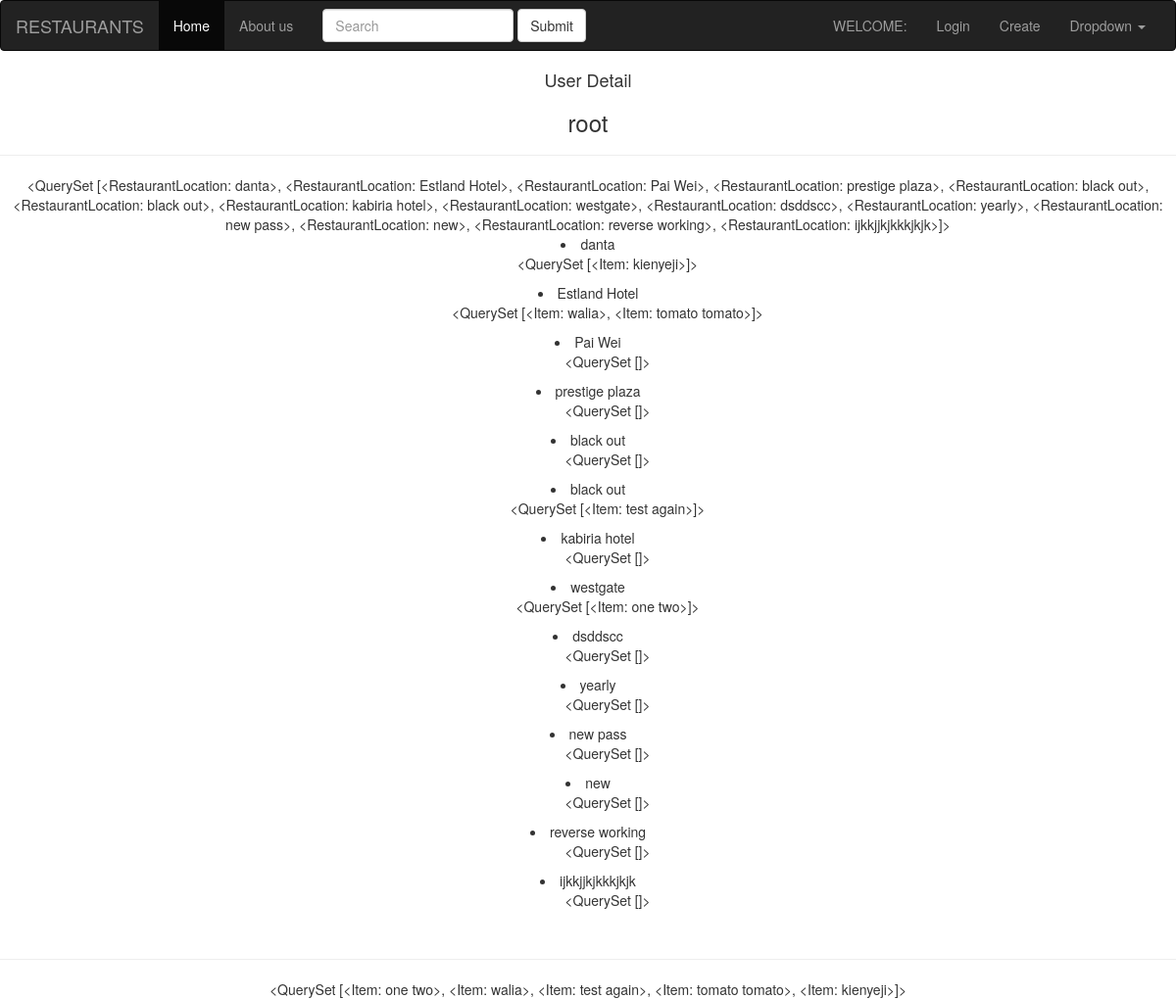
/u/root/, run on the app's committed database.
### accounts/models.py (models this page shows, shortened)
class User(AbstractBaseUser):
    email     =     models.EmailField(max_length=255,unique=True)
    full_name =     models.CharField(max_length=255)
    active    =     models.BooleanField(default=True) # can login or not
    staff     =     models.BooleanField(default=False) # staff user non super user
    admin     =     models.BooleanField(default=False) #super user
    timestamp =     models.DateTimeField(auto_now_add=True)
    USERNAME_FIELD = 'email'
    REQUIRED_FIELDS = ['full_name']
    objects = UserManager()
    USERNAME_FIELD = 'email'

### restaurants/models.py (models this page shows, shortened)
class RestaurantLocation(models.Model):
    owner     =      models.ForeignKey(User)
    name      =      models.CharField(max_length=120)
    location  =      models.CharField(max_length=120,blank=True, null=True)
    category  =      models.CharField(max_length=120,blank=False, null=True)
    timestamp =      models.DateTimeField(auto_now_add=True)  #when it was created/ added
    updated   =      models.DateTimeField(auto_now=True) #when it was updated/changed
    slug      =      models.SlugField(unique=True,blank=True, null=True)
    def __str__(self):
        return self.name
    @property
    def title(self):
        return self.name

### menus/models.py (models this page shows, shortened)
class Item(models.Model):
    user        = models.ForeignKey(settings.AUTH_USER_MODEL)
    restaurant  = models.ForeignKey(RestaurantLocation)
    name        = models.CharField(max_length=300)
    contents    = models.TextField(help_text='Separate each item by Comma')
    excludes    = models.TextField(blank=True, null=True,help_text='Separate each item by Comma')
    public      = models.BooleanField(default=True)
    timestamp   = models.DateTimeField(auto_now_add=True)  #when it was created/ added
    updated     = models.DateTimeField(auto_now=True) #when it was updated/changed
    class Meta:
        ordering = ['-updated','-timestamp']
    def __str__(self):
        return self.name

### profiles/views.py (the view)
# urls.py: url(r'^(?P<full_name>[\w-]+)/$',ProfileDetailView.as_view(),name='detail'),  #full_name
class ProfileDetailView(DetailView):
    template_name = 'profiles/user.html'
    def get_object(self):
        full_name = self.kwargs.get("full_name")
        if full_name is None:
            raise Http404
        return get_object_or_404(User,full_name=full_name,active=True)

### profiles/templates/profiles/user.html
{% extends "restaurants/base.html" %}
{% block content %}
<h4 style="text-align:center;">User Detail</h4>
<div style="text-align:center;">
<h3>{{user.full_name}}</h3>
<hr>
{{user.restaurantlocation_set.all}}
{% for rest in user.restaurantlocation_set.all %}
    <li>{{rest.title}}
        <ul>
            {{rest.item_set.all}}
        </ul>
    </li>
{% endfor %}
<br> <hr>
{{user.item_set.all}}
</div>
{% endblock content %}

### data on the page
User: full_name "root", restaurantlocation_set.all "<QuerySet [<RestaurantLocation: danta>, <RestaurantLocation: Estland Hotel>, <RestaurantLocation: Pai Wei>, <RestaurantLocation: prestige plaza>, <RestaurantLocation: black out>, <RestaurantLocation: black out>, <RestaurantLocation: kabiria hotel>, <RestaurantLocation: westgate>, <RestaurantLocation: dsddscc>, <RestaurantLocation: yearly>, <RestaurantLocation: new pass>, <RestaurantLocation: new>, <RestaurantLocation: reverse working>, <RestaurantLocation: ijkkjjkjkkkjkjk>]>", item_set.all "<QuerySet [<Item: one two>, <Item: walia>, <Item: test again>, <Item: tomato tomato>, <Item: kienyeji>]>"
RestaurantLocation: title "danta", item_set.all "<QuerySet [<Item: kienyeji>]>"
RestaurantLocation: title "Estland Hotel", item_set.all "<QuerySet [<Item: walia>, <Item: tomato tomato>]>"
RestaurantLocation: title "Pai Wei", item_set.all "<QuerySet []>"
RestaurantLocation: title "prestige plaza", item_set.all "<QuerySet []>"
RestaurantLocation: title "black out", item_set.all "<QuerySet []>"
RestaurantLocation: title "black out", item_set.all "<QuerySet [<Item: test again>]>"
RestaurantLocation: title "kabiria hotel", item_set.all "<QuerySet []>"
RestaurantLocation: title "westgate", item_set.all "<QuerySet [<Item: one two>]>"
RestaurantLocation: title "dsddscc", item_set.all "<QuerySet []>"
RestaurantLocation: title "yearly", item_set.all "<QuerySet []>"
RestaurantLocation: title "new pass", item_set.all "<QuerySet []>"
RestaurantLocation: title "new", item_set.all "<QuerySet []>"
RestaurantLocation: title "reverse working", item_set.all "<QuerySet []>"
RestaurantLocation: title "ijkkjjkjkkkjkjk", item_set.all "<QuerySet []>"
